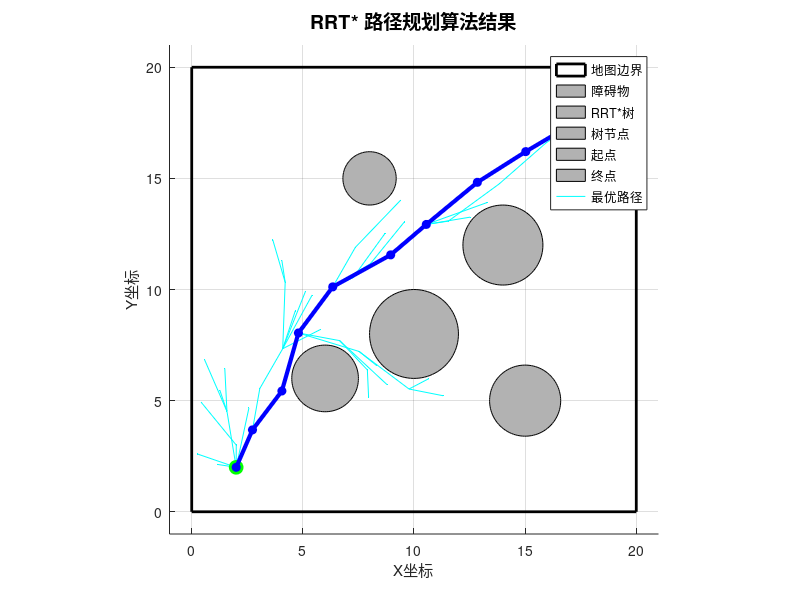

MATLAB code for this plot:
function [path, tree] = rrt_star()
    % RRT*算法主函数
    % 输出:
    %   path - 从起点到终点的最优路径
    %   tree - 构建的RRT*树结构
    
    clc; clear; close all;
    
    %% ==================== 1. 参数设置 ====================
    % 环境参数
    map_size = [0, 20, 0, 20];  % 地图边界 [x_min, x_max, y_min, y_max]
    start_point = [2, 2];       % 起始点坐标
    goal_point = [18, 18];      % 目标点坐标
    goal_threshold = 1.0;       % 到达目标的距离阈值
    
    % 算法参数
    max_iterations = 2000;      % 最大迭代次数
    step_size = 1.0;           % 每次扩展的步长
    search_radius = 3.0;       % 重连搜索半径
    
    % 障碍物定义 (圆形障碍物: [x, y, radius])
    obstacles = [
        6, 6, 1.5;    % 障碍物1
        10, 8, 2.0;   % 障碍物2
        14, 12, 1.8;  % 障碍物3
        8, 15, 1.2;   % 障碍物4
        15, 5, 1.6    % 障碍物5
    ];
    
    %% ==================== 2. 初始化树结构 ====================
    % 树节点结构体包含: 位置、父节点索引、从起点到该点的代价
    tree.nodes = start_point;           % 节点位置 [x, y]
    tree.parent = 0;                   % 父节点索引(起始点没有父节点)
    tree.cost = 0;                     % 从起点到该节点的累积代价
    
    fprintf('开始RRT*算法搜索...\n');
    fprintf('起始点: (%.1f, %.1f)\n', start_point(1), start_point(2));
    fprintf('目标点: (%.1f, %.1f)\n', goal_point(1), goal_point(2));
    
    %% ==================== 3. 主循环 - RRT*算法核心 ====================
    for iter = 1:max_iterations
        % 3.1 随机采样
        if rand < 0.1  % 10%的概率采样目标点，增加算法效率
            rand_point = goal_point;
        else
            rand_point = random_sample(map_size);
        end
        
        % 3.2 寻找最近节点
        nearest_idx = find_nearest_node(tree, rand_point);
        nearest_node = tree.nodes(nearest_idx, :);
        
        % 3.3 向随机点方向扩展新节点
        new_node = steer(nearest_node, rand_point, step_size);
        
        % 3.4 碰撞检测
        if ~collision_free(nearest_node, new_node, obstacles)
            continue;  % 如果路径与障碍物碰撞，跳过这次迭代
        end
        
        % 3.5 在搜索半径内寻找所有邻近节点
        near_indices = find_near_nodes(tree, new_node, search_radius);
        
        % 3.6 选择最佳父节点（RRT*的关键改进）
        [best_parent_idx, min_cost] = choose_parent(tree, near_indices, new_node, obstacles);
        
        % 3.7 添加新节点到树中
        tree.nodes = [tree.nodes; new_node];
        tree.parent = [tree.parent; best_parent_idx];
        tree.cost = [tree.cost; min_cost];
        new_idx = size(tree.nodes, 1);
        
        % 3.8 重连操作（RRT*的另一个关键改进）
        tree = rewire(tree, near_indices, new_idx, obstacles);
        
        % 3.9 检查是否到达目标
        if norm(new_node - goal_point) <= goal_threshold
            fprintf('在第 %d 次迭代找到目标！\n', iter);
            break;
        end
        
        % 每500次迭代显示进度
        if mod(iter, 500) == 0
            fprintf('已完成 %d 次迭代，树中节点数: %d\n', iter, size(tree.nodes, 1));
        end
    end
    
    %% ==================== 4. 提取最优路径 ====================
    path = extract_path(tree, goal_point, goal_threshold);
    
    if isempty(path)
        fprintf('未找到有效路径！\n');
    else
        fprintf('找到路径！路径长度: %.2f\n', calculate_path_length(path));
    end
    
    %% ==================== 5. 可视化结果 ====================
    visualize_result(tree, obstacles, start_point, goal_point, path, map_size);
    
end

%% ==================== 辅助函数 ====================

function rand_point = random_sample(map_size)
    % 在地图范围内随机采样一个点
    % 输入: map_size - 地图边界
    % 输出: rand_point - 随机采样的点
    
    x = map_size(1) + rand * (map_size(2) - map_size(1));
    y = map_size(3) + rand * (map_size(4) - map_size(3));
    rand_point = [x, y];
end

function nearest_idx = find_nearest_node(tree, point)
    % 寻找树中距离给定点最近的节点
    % 输入: tree - 当前树结构, point - 目标点
    % 输出: nearest_idx - 最近节点的索引
    
    distances = sqrt(sum((tree.nodes - point).^2, 2));
    [~, nearest_idx] = min(distances);
end

function new_node = steer(from_node, to_node, step_size)
    % 从from_node向to_node方向以step_size步长扩展
    % 输入: from_node - 起始节点, to_node - 目标节点, step_size - 步长
    % 输出: new_node - 新扩展的节点
    
    direction = to_node - from_node;
    distance = norm(direction);
    
    if distance <= step_size
        new_node = to_node;
    else
        unit_direction = direction / distance;
        new_node = from_node + step_size * unit_direction;
    end
end

function is_free = collision_free(node1, node2, obstacles)
    % 检查两点间的直线路径是否与障碍物碰撞
    % 输入: node1, node2 - 路径两端点, obstacles - 障碍物列表
    % 输出: is_free - 布尔值，true表示无碰撞
    
    is_free = true;
    num_checks = 20;  % 路径上检查点的数量
    
    for i = 0:num_checks
        t = i / num_checks;
        check_point = (1 - t) * node1 + t * node2;
        
        % 检查是否与任何障碍物碰撞
        for j = 1:size(obstacles, 1)
            obs_center = obstacles(j, 1:2);
            obs_radius = obstacles(j, 3);
            
            if norm(check_point - obs_center) <= obs_radius + 0.1  % 0.1为安全边距
                is_free = false;
                return;
            end
        end
    end
end

function near_indices = find_near_nodes(tree, node, radius)
    % 找到距离给定节点在半径范围内的所有节点
    % 输入: tree - 树结构, node - 中心节点, radius - 搜索半径
    % 输出: near_indices - 邻近节点的索引列表
    
    distances = sqrt(sum((tree.nodes - node).^2, 2));
    near_indices = find(distances <= radius);
end

function [best_parent_idx, min_cost] = choose_parent(tree, near_indices, new_node, obstacles)
    % 为新节点选择最佳父节点（代价最小的可行连接）
    % 输入: tree - 树结构, near_indices - 候选父节点索引, new_node - 新节点, obstacles - 障碍物
    % 输出: best_parent_idx - 最佳父节点索引, min_cost - 最小代价
    
    min_cost = inf;
    best_parent_idx = near_indices(1);  % 默认选择第一个邻近节点
    
    for i = 1:length(near_indices)
        idx = near_indices(i);
        potential_parent = tree.nodes(idx, :);
        
        % 检查连接是否无碰撞
        if collision_free(potential_parent, new_node, obstacles)
            % 计算通过这个父节点到新节点的总代价
            cost = tree.cost(idx) + norm(new_node - potential_parent);
            
            if cost < min_cost
                min_cost = cost;
                best_parent_idx = idx;
            end
        end
    end
end

function tree = rewire(tree, near_indices, new_idx, obstacles)
    % 重连操作：检查是否可以通过新节点改善邻近节点的路径
    % 输入: tree - 树结构, near_indices - 邻近节点索引, new_idx - 新节点索引, obstacles - 障碍物
    % 输出: tree - 更新后的树结构
    
    new_node = tree.nodes(new_idx, :);
    new_cost = tree.cost(new_idx);
    
    for i = 1:length(near_indices)
        near_idx = near_indices(i);
        near_node = tree.nodes(near_idx, :);
        
        % 如果邻近节点是新节点的父节点，跳过
        if near_idx == tree.parent(new_idx)
            continue;
        end
        
        % 计算通过新节点到邻近节点的代价
        potential_cost = new_cost + norm(near_node - new_node);
        
        % 如果新路径代价更小且无碰撞，则重连
        if potential_cost < tree.cost(near_idx) && ...
           collision_free(new_node, near_node, obstacles)
            tree.parent(near_idx) = new_idx;
            tree.cost(near_idx) = potential_cost;
            
            % 更新所有后代节点的代价
            tree = update_descendants_cost(tree, near_idx);
        end
    end
end

function tree = update_descendants_cost(tree, node_idx)
    % 递归更新节点所有后代的代价
    % 输入: tree - 树结构, node_idx - 要更新的节点索引
    % 输出: tree - 更新后的树结构
    
    children = find(tree.parent == node_idx);
    
    for i = 1:length(children)
        child_idx = children(i);
        parent_node = tree.nodes(node_idx, :);
        child_node = tree.nodes(child_idx, :);
        
        % 更新子节点代价
        tree.cost(child_idx) = tree.cost(node_idx) + norm(child_node - parent_node);
        
        % 递归更新子节点的后代
        tree = update_descendants_cost(tree, child_idx);
    end
end

function path = extract_path(tree, goal_point, goal_threshold)
    % 从树中提取到目标点的最优路径
    % 输入: tree - 树结构, goal_point - 目标点, goal_threshold - 目标阈值
    % 输出: path - 路径点序列
    
    % 找到距离目标最近的节点
    distances = sqrt(sum((tree.nodes - goal_point).^2, 2));
    valid_indices = find(distances <= goal_threshold);
    
    if isempty(valid_indices)
        path = [];
        return;
    end
    
    % 在有效节点中选择代价最小的
    [~, best_idx] = min(tree.cost(valid_indices));
    goal_idx = valid_indices(best_idx);
    
    % 回溯构建路径
    path = [];
    current_idx = goal_idx;
    
    while current_idx ~= 0
        path = [tree.nodes(current_idx, :); path];
        current_idx = tree.parent(current_idx);
    end
end

function length = calculate_path_length(path)
    % 计算路径总长度
    % 输入: path - 路径点序列
    % 输出: length - 路径总长度
    
    length = 0;
    for i = 1:size(path, 1) - 1
        length = length + norm(path(i+1, :) - path(i, :));
    end
end

function visualize_result(tree, obstacles, start_point, goal_point, path, map_size)
    % 可视化RRT*搜索结果
    % 输入: tree - 树结构, obstacles - 障碍物, start_point - 起点, 
    %       goal_point - 终点, path - 路径, map_size - 地图边界
    
    figure('Position', [100, 100, 800, 600]);
    hold on;
    
    % 绘制地图边界
    rectangle('Position', [map_size(1), map_size(3), ...
              map_size(2)-map_size(1), map_size(4)-map_size(3)], ...
              'EdgeColor', 'k', 'LineWidth', 2);
    
    % 绘制障碍物
    for i = 1:size(obstacles, 1)
        center = obstacles(i, 1:2);
        radius = obstacles(i, 3);
        theta = linspace(0, 2*pi, 100);
        x_circle = center(1) + radius * cos(theta);
        y_circle = center(2) + radius * sin(theta);
        fill(x_circle, y_circle, [0.7, 0.7, 0.7], 'EdgeColor', 'k');
    end
    
    % 绘制RRT*树
    for i = 2:size(tree.nodes, 1)  % 从第2个节点开始（跳过起点）
        parent_idx = tree.parent(i);
        child_node = tree.nodes(i, :);
        parent_node = tree.nodes(parent_idx, :);
        
        plot([parent_node(1), child_node(1)], [parent_node(2), child_node(2)], ...
             'c-', 'LineWidth', 0.5);
    end
    
    % 绘制所有节点
    plot(tree.nodes(:, 1), tree.nodes(:, 2), 'c.', 'MarkerSize', 3);
    
    % 绘制起点和终点
    plot(start_point(1), start_point(2), 'go', 'MarkerSize', 10, 'MarkerFaceColor', 'g');
    plot(goal_point(1), goal_point(2), 'ro', 'MarkerSize', 10, 'MarkerFaceColor', 'r');
    
    % 绘制最优路径
    if ~isempty(path)
        plot(path(:, 1), path(:, 2), 'b-', 'LineWidth', 3);
        plot(path(:, 1), path(:, 2), 'bo', 'MarkerSize', 6, 'MarkerFaceColor', 'b');
    end
    
    % 设置图形属性
    axis equal;
    xlim([map_size(1)-1, map_size(2)+1]);
    ylim([map_size(3)-1, map_size(4)+1]);
    grid on;
    
    title('RRT* 路径规划算法结果', 'FontSize', 14, 'FontWeight', 'bold');
    legend('地图边界', '障碍物', 'RRT*树', '树节点', '起点', '终点', '最优路径', ...
           'Location', 'best');
    xlabel('X坐标');
    ylabel('Y坐标');
    
    fprintf('可视化完成！\n');
    fprintf('绿色圆点: 起始点\n');
    fprintf('红色圆点: 目标点\n');
    fprintf('青色线段: RRT*搜索树\n');
    fprintf('蓝色粗线: 找到的最优路径\n');
end
